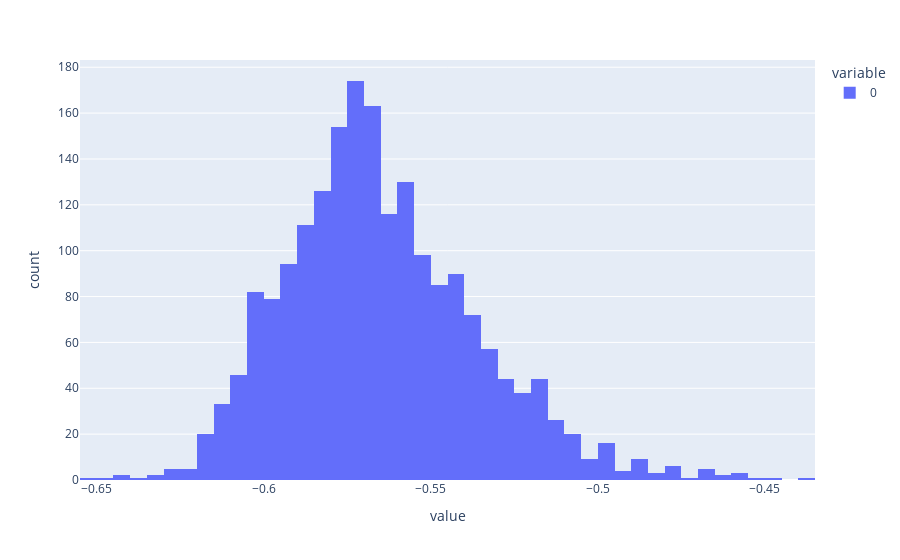

The code cell stored with this chart in its notebook:
### Code cell
import plotly.express as px

px.histogram(stability["theta_1"])

### Figure 1 — Plotly figure (JSON) as saved in the notebook; plotly's stock layout.template omitted (floating-point values rounded to 4 significant figures; data arrays with more than 128 entries replaced by an {"elided": "..."} marker saying what was removed)
{"data": [{"alignmentgroup": "True", "bingroup": "x", "hovertemplate": "variable=0<br>value=%{x}<br>count=%{y}<extra></extra>", "legendgroup": "0", "marker": {"color": "#636efa", "pattern": {"shape": ""}}, "name": "0", "offsetgroup": "0", "orientation": "v", "showlegend": true, "type": "histogram", "x": {"elided": "1980 float values"}, "xaxis": "x", "yaxis": "y"}], "layout": {"barmode": "relative", "legend": {"title": {"text": "variable"}, "tracegroupgap": 0}, "margin": {"t": 60}, "xaxis": {"anchor": "y", "domain": [0, 1], "title": {"text": "value"}}, "yaxis": {"anchor": "x", "domain": [0, 1], "title": {"text": "count"}}}}
